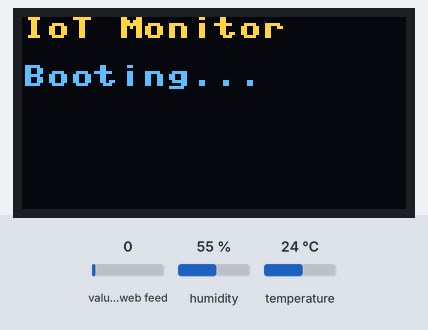
The program below on a simulated MicroPython board. Parts: 128×64 one-colour display. The inputs (shaded band) are chosen by the test bench; at power-on: value of the web feed 0, humidity 55 %, temperature 24 °C. The OLED is the two-colour kind (top 16 rows yellow); requests to the public web service named in the program get a made-up reply in its usual format after 0.4 s (London, UTC, broken clouds, 64 % humidity, 1013 hPa unless stated); what the program prints to the serial console is not drawn.

Above: at 0.1 s.
At 0.9 s:
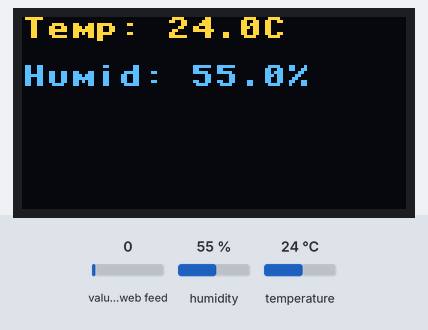

The program:

thing2.py
```python
import machine
import dht
import urequests
import time
import ujson
from machine import Pin, SoftI2C
import ssd1306

# Configuration
THINGSPEAK_API_KEY = "PA7QQGK0UMG3MEEB"
THINGSPEAK_WRITE_URL = "https://api.thingspeak.com/update"

THINGSPEAK_READ_API_KEY = "W18P1YIO3RJXGM3K"
THINGSPEAK_ALERTS_URL = "https://api.thingspeak.com/channels/2923687/feeds/last.json"

DHT_PIN = 4
CHECK_INTERVAL = 15

# Initialize hardware
dht_sensor = dht.DHT11(Pin(DHT_PIN))
i2c = SoftI2C(scl=Pin(9), sda=Pin(8))
oled = ssd1306.SSD1306_I2C(128, 64, i2c)

def read_sensor():
    try:
        dht_sensor.measure()
        temp = dht_sensor.temperature()
        humidity = dht_sensor.humidity()
        return temp, humidity
    except Exception as e:
        print("Sensor read error:", e)
        return None, None

def send_to_thingspeak(temp, humidity):
    try:
        url = f"{THINGSPEAK_WRITE_URL}?api_key={THINGSPEAK_API_KEY}&field1={temp}&field2={humidity}"
        response = urequests.get(url)
        print("ThingSpeak update:", response.text)
        response.close()
        return True
    except Exception as e:
        print("ThingSpeak send error:", e)
        return False

def get_thingspeak_alerts():
    try:
        url = f"{THINGSPEAK_ALERTS_URL}?api_key={THINGSPEAK_READ_API_KEY}"
        response = urequests.get(url)
        data = ujson.loads(response.text)
        response.close()
        alert = data.get('field3', None)
        return alert if alert and alert != "0" else None
    except Exception as e:
        print("ThingSpeak alert fetch error:", e)
        return None

def display_status(temp, humidity, alert=None):
    oled.fill(0)
    oled.text(f"Temp: {temp:.1f}C", 0, 0)
    oled.text(f"Humid: {humidity:.1f}%", 0, 16)
    if alert:
        oled.text("ALERT:", 0, 48)
        oled.text(alert[:16], 0, 56)
    oled.show()

def main():
    oled.fill(0)
    oled.text("IoT Monitor", 0, 0)
    oled.text("Booting...", 0, 16)
    oled.show()
    print("IoT Monitoring...")
    print("Booting...")

    while True:
        temp, humidity = read_sensor()
        if temp is None or humidity is None:
            print("Failed to read sensor data. Retrying...")
            time.sleep(2)
            continue

        send_success = send_to_thingspeak(temp, humidity)
        if send_success:
            alert = get_thingspeak_alerts()


        display_status(temp, humidity,alert)
        print(temp, humidity)
        print(alert)


        print(f"Waiting {CHECK_INTERVAL} seconds")
        time.sleep(CHECK_INTERVAL)

if __name__ == "__main__":
    main()
```
